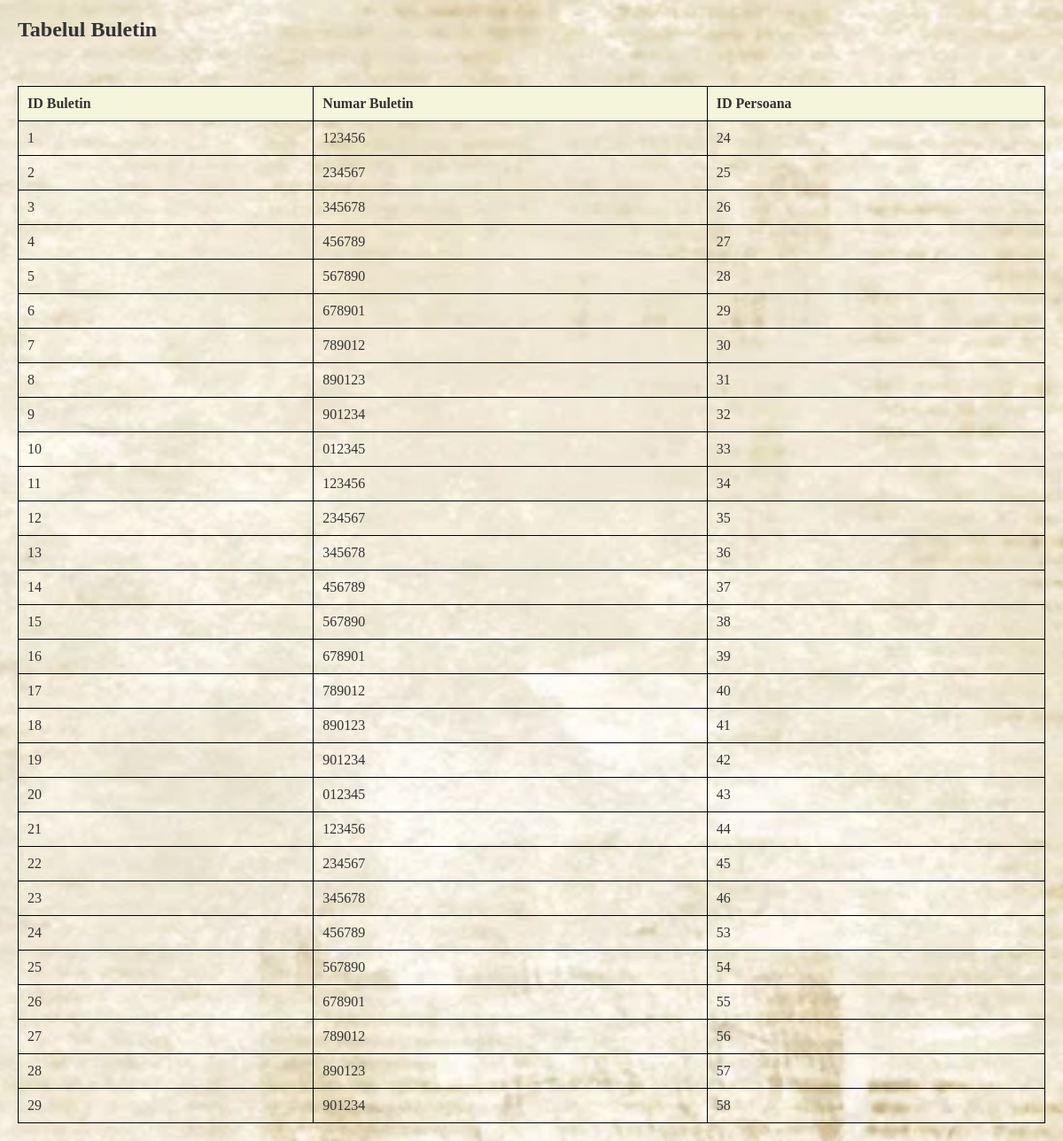
/buletin.php, run on the app's committed database.
### tables this page shows
CREATE TABLE `buletin` (
  `ID_Buletin` int(11) NOT NULL AUTO_INCREMENT,
  `Numar_Buletin` varchar(20) DEFAULT NULL,
  `ID_Persoana` int(11) DEFAULT NULL,
  PRIMARY KEY (`ID_Buletin`),
  UNIQUE KEY `ID_Persoana` (`ID_Persoana`),
  CONSTRAINT `buletin_ibfk_1` FOREIGN KEY (`ID_Persoana`) REFERENCES `persoane` (`ID_Persoana`)
);

### buletin.php (the view, shortened to what this page needs)
<!DOCTYPE html>
<html lang="en">
<head>
    <link rel="stylesheet" href="style.css">
</head>
<body>
</body>
</html>
<?php
include 'index.php';
$sql = "SELECT * FROM buletin";
$result = mysqli_query($conn, $sql);
if ($result && mysqli_num_rows($result) > 0) {
    echo "<h2>Tabelul Buletin</h2>";
    echo "<table border='1'>";
    echo "<tr><th>ID Buletin</th><th>Numar Buletin</th><th>ID Persoana</th></tr>";
    while($row = mysqli_fetch_assoc($result)) {
        echo "<tr>
                <td>" . $row["ID_Buletin"] . "</td>
                <td>" . $row["Numar_Buletin"] . "</td>
                <td>" . $row["ID_Persoana"] . "</td>
              </tr>";
    }
    echo "</table>";
} else {
    echo "Nu s-au gasit inregistrari in tabelul Buletin.";
}
?>

### style.css (style rules this page uses)
* { margin: 0; padding: 0; box-sizing: border-box; font-family: "Rye", serif; }
body { background-color: #f9f9f9; color: #333; padding: 20px; background-image: url("photos/paper.png"); background-size: cover; background-position: center; }
table { width: 100%; border-collapse: collapse; margin-top: 20px; }
table th, table td { border: 1px solid black; padding: 10px; text-align: left; }
table th { background-color: #f5f5dc; font-weight: bold; }
table tr { background-color: transparent; }
h2 { margin-bottom: 50px; }

### data on the page
buletin: ID_Buletin "1", Numar_Buletin "123456", ID_Persoana "24"
buletin: ID_Buletin "2", Numar_Buletin "234567", ID_Persoana "25"
buletin: ID_Buletin "3", Numar_Buletin "345678", ID_Persoana "26"
buletin: ID_Buletin "4", Numar_Buletin "456789", ID_Persoana "27"
buletin: ID_Buletin "5", Numar_Buletin "567890", ID_Persoana "28"
buletin: ID_Buletin "6", Numar_Buletin "678901", ID_Persoana "29"
buletin: ID_Buletin "7", Numar_Buletin "789012", ID_Persoana "30"
buletin: ID_Buletin "8", Numar_Buletin "890123", ID_Persoana "31"
buletin: ID_Buletin "9", Numar_Buletin "901234", ID_Persoana "32"
buletin: ID_Buletin "10", Numar_Buletin "012345", ID_Persoana "33"
buletin: ID_Buletin "11", Numar_Buletin "123456", ID_Persoana "34"
buletin: ID_Buletin "12", Numar_Buletin "234567", ID_Persoana "35"
buletin: ID_Buletin "13", Numar_Buletin "345678", ID_Persoana "36"
buletin: ID_Buletin "14", Numar_Buletin "456789", ID_Persoana "37"
buletin: ID_Buletin "15", Numar_Buletin "567890", ID_Persoana "38"
buletin: ID_Buletin "16", Numar_Buletin "678901", ID_Persoana "39"
buletin: ID_Buletin "17", Numar_Buletin "789012", ID_Persoana "40"
buletin: ID_Buletin "18", Numar_Buletin "890123", ID_Persoana "41"
buletin: ID_Buletin "19", Numar_Buletin "901234", ID_Persoana "42"
buletin: ID_Buletin "20", Numar_Buletin "012345", ID_Persoana "43"
buletin: ID_Buletin "21", Numar_Buletin "123456", ID_Persoana "44"
buletin: ID_Buletin "22", Numar_Buletin "234567", ID_Persoana "45"
buletin: ID_Buletin "23", Numar_Buletin "345678", ID_Persoana "46"
buletin: ID_Buletin "24", Numar_Buletin "456789", ID_Persoana "53"
buletin: ID_Buletin "25", Numar_Buletin "567890", ID_Persoana "54"
buletin: ID_Buletin "26", Numar_Buletin "678901", ID_Persoana "55"
buletin: ID_Buletin "27", Numar_Buletin "789012", ID_Persoana "56"
buletin: ID_Buletin "28", Numar_Buletin "890123", ID_Persoana "57"
buletin: ID_Buletin "29", Numar_Buletin "901234", ID_Persoana "58"
